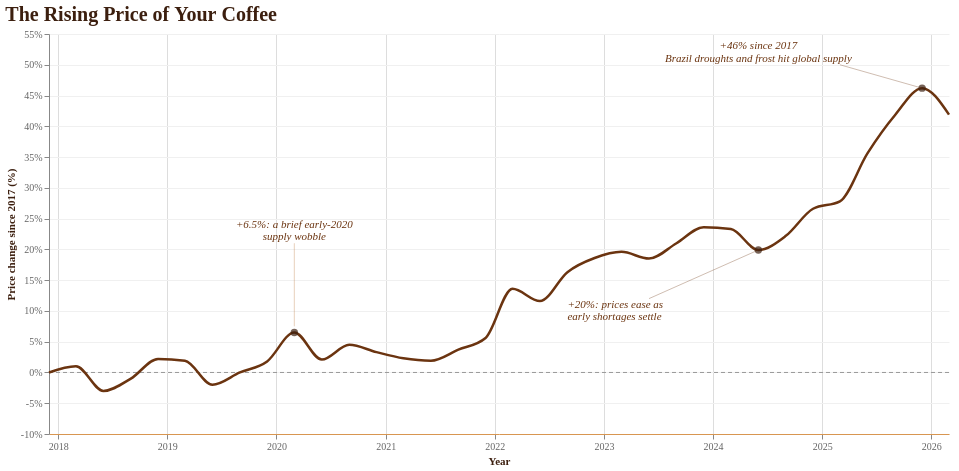

Source (Vega-Lite JSON):
### Vega-Lite specification from a JSON file in a GitHub repository (floating-point values rounded to 4 significant figures)
{"$schema": "https://vega.github.io/schema/vega-lite/v5.json", "title": {"text": "The Rising Price of Your Coffee", "anchor": "start", "fontSize": 20, "color": "#3C1F0F", "font": "Georgia, Times New Roman, serif", "subtitleFont": "Georgia, Times New Roman, serif"}, "width": 900, "height": 400, "data": {"values": [{"date": "2017-12", "pct": 0.0}, {"date": "2018-03", "pct": 1.0}, {"date": "2018-06", "pct": -3.0}, {"date": "2018-09", "pct": -1.0}, {"date": "2018-12", "pct": 2.2}, {"date": "2019-03", "pct": 1.9}, {"date": "2019-06", "pct": -2.0}, {"date": "2019-09", "pct": 0.0}, {"date": "2019-12", "pct": 1.8}, {"date": "2020-03", "pct": 6.5}, {"date": "2020-06", "pct": 2.1}, {"date": "2020-09", "pct": 4.5}, {"date": "2020-12", "pct": 3.3}, {"date": "2021-03", "pct": 2.3}, {"date": "2021-06", "pct": 1.9}, {"date": "2021-09", "pct": 3.7}, {"date": "2021-12", "pct": 5.6}, {"date": "2022-03", "pct": 13.6}, {"date": "2022-06", "pct": 11.6}, {"date": "2022-09", "pct": 16.3}, {"date": "2022-12", "pct": 18.6}, {"date": "2023-03", "pct": 19.6}, {"date": "2023-06", "pct": 18.5}, {"date": "2023-09", "pct": 21.0}, {"date": "2023-12", "pct": 23.6}, {"date": "2024-03", "pct": 23.3}, {"date": "2024-06", "pct": 19.9}, {"date": "2024-09", "pct": 22.2}, {"date": "2024-12", "pct": 26.6}, {"date": "2025-03", "pct": 27.8}, {"date": "2025-06", "pct": 35.6}, {"date": "2025-09", "pct": 41.8}, {"date": "2025-12", "pct": 46.2}, {"date": "2026-03", "pct": 41.9}]}, "layer": [{"data": {"values": [{"y": 0}]}, "mark": {"type": "rule", "color": "#999", "strokeDash": [4, 3], "strokeWidth": 1}, "encoding": {"y": {"field": "y", "type": "quantitative"}}}, {"mark": {"type": "line", "color": "#6B3410", "strokeWidth": 2.5, "interpolate": "monotone"}, "encoding": {"x": {"field": "date", "type": "temporal", "title": "Year", "axis": {"format": "%Y", "tickCount": "year", "titleColor": "#3C1F0F", "labelColor": "#666", "domainColor": "#D89651"}, "scale": {"padding": 0, "nice": false}}, "y": {"field": "pct", "type": "quantitative", "scale": {"domain": [-8, 52]}, "title": "Price change since 2017 (%)", "axis": {"labelExpr": "datum.value + '%'", "titleColor": "#3C1F0F", "labelColor": "#666", "grid": true, "gridColor": "#f0f0f0"}}, "tooltip": [{"field": "date", "type": "temporal", "title": "Quarter", "format": "%b %Y"}, {"field": "pct", "title": "Change since 2017", "format": "+.1f"}]}}, {"data": {"values": [{"date": "2020-03", "pct": 6.5}, {"date": "2024-06", "pct": 19.9}, {"date": "2025-12", "pct": 46.2}]}, "mark": {"type": "point", "filled": true, "color": "#3C1F0F", "size": 55}, "encoding": {"x": {"field": "date", "type": "temporal", "scale": {"padding": 0, "nice": false}}, "y": {"field": "pct", "type": "quantitative"}}}, {"data": {"values": [{"date": "2020-03", "pct": 24, "t": "+6.5%: a brief early-2020"}, {"date": "2020-03", "pct": 22, "t": "supply wobble"}]}, "mark": {"type": "text", "align": "center", "fontSize": 11, "color": "#6B3410", "fontStyle": "italic"}, "encoding": {"x": {"field": "date", "type": "temporal", "scale": {"padding": 0, "nice": false}}, "y": {"field": "pct", "type": "quantitative"}, "text": {"field": "t"}}}, {"data": {"values": [{"date": "2022-09", "pct": 11, "t": "+20%: prices ease as"}, {"date": "2022-09", "pct": 9, "t": "early shortages settle"}]}, "mark": {"type": "text", "align": "left", "fontSize": 11, "color": "#6B3410", "fontStyle": "italic"}, "encoding": {"x": {"field": "date", "type": "temporal", "scale": {"padding": 0, "nice": false}}, "y": {"field": "pct", "type": "quantitative"}, "text": {"field": "t"}}}, {"data": {"values": [{"date": "2024-06", "pct": 53, "t": "+46% since 2017"}, {"date": "2024-06", "pct": 51, "t": "Brazil droughts and frost hit global supply"}]}, "mark": {"type": "text", "align": "center", "fontSize": 11, "fontStyle": "italic", "color": "#6B3410"}, "encoding": {"x": {"field": "date", "type": "temporal", "scale": {"padding": 0, "nice": false}}, "y": {"field": "pct", "type": "quantitative"}, "text": {"field": "t"}}}, {"data": {"values": [{"x": "2020-03", "y": 21, "x2": "2020-03", "y2": 7.5}]}, "mark": {"type": "rule", "color": "#B8702F", "strokeWidth": 0.6, "opacity": 0.55}, "encoding": {"x": {"field": "x", "type": "temporal"}, "y": {"field": "y", "type": "quantitative"}, "x2": {"field": "x2"}, "y2": {"field": "y2"}}}, {"data": {"values": [{"x": "2023-06", "y": 12, "x2": "2024-06", "y2": 19.9}]}, "mark": {"type": "rule", "color": "#6B3410", "strokeWidth": 0.6, "opacity": 0.55}, "encoding": {"x": {"field": "x", "type": "temporal"}, "y": {"field": "y", "type": "quantitative"}, "x2": {"field": "x2"}, "y2": {"field": "y2"}}}, {"data": {"values": [{"x": "2025-03", "y": 50, "x2": "2025-12", "y2": 46.2}]}, "mark": {"type": "rule", "color": "#6B3410", "strokeWidth": 0.6, "opacity": 0.55}, "encoding": {"x": {"field": "x", "type": "temporal"}, "y": {"field": "y", "type": "quantitative"}, "x2": {"field": "x2"}, "y2": {"field": "y2"}}}], "config": {"view": {"stroke": null}, "background": "transparent", "font": "Georgia, Times New Roman, serif"}}
